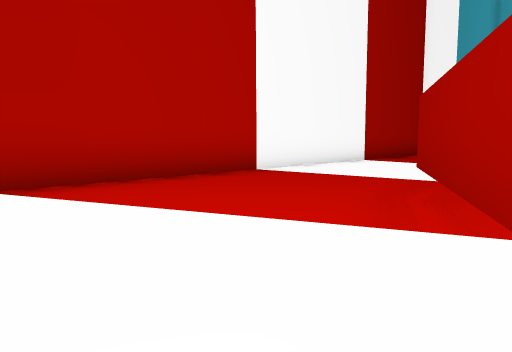
view 1 (above)

20 first-person views from a walk through a 3-D level made in the Unity game engine. The camera is 1.3 m above the floor, tilts 6° down and sees 70° across. The floor is counted in squares, 2 m on a side. Each view is taken from the middle of a square. On the plan, view 1 faces up. The plan holds only what a view shows up to about 11 squares ahead; the rest is blank. Some animated figures are left out.

view 2
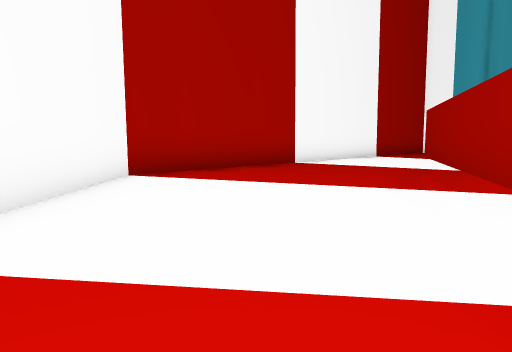

view 3
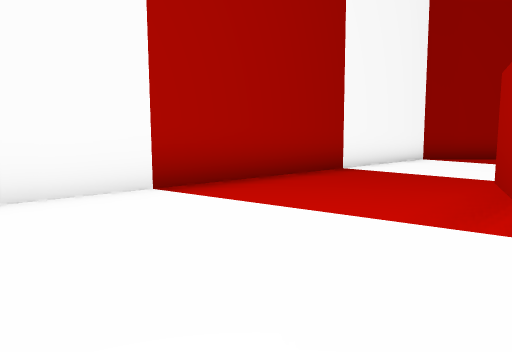

view 4
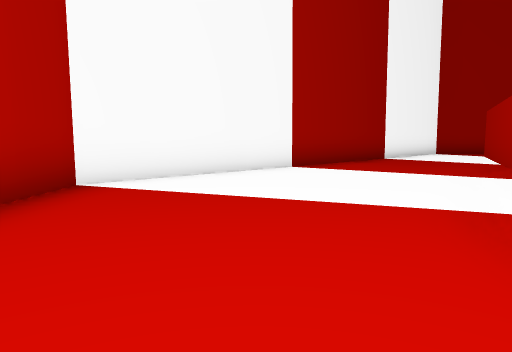

view 5
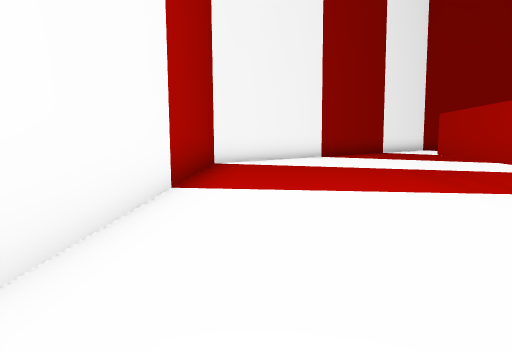

view 6
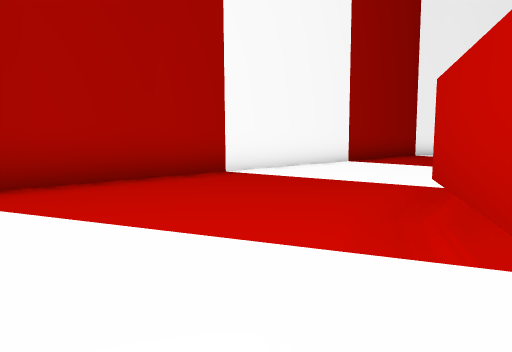

view 7
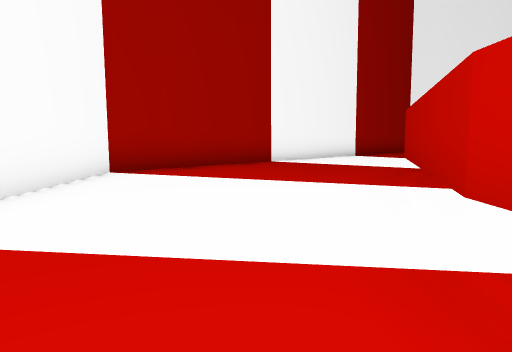

view 8
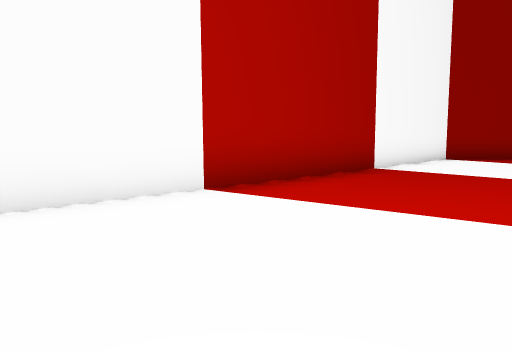

view 9
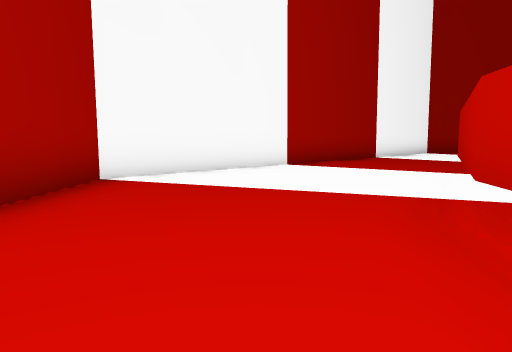

view 10
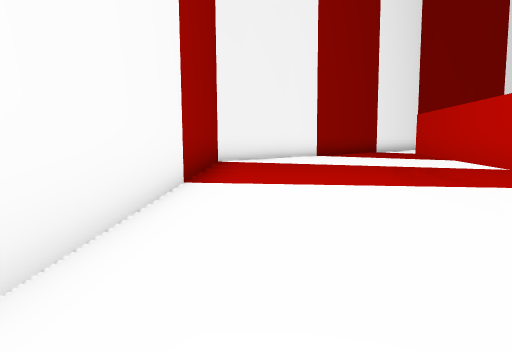

view 11
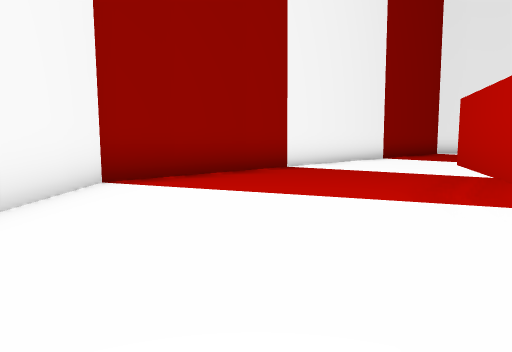

view 12
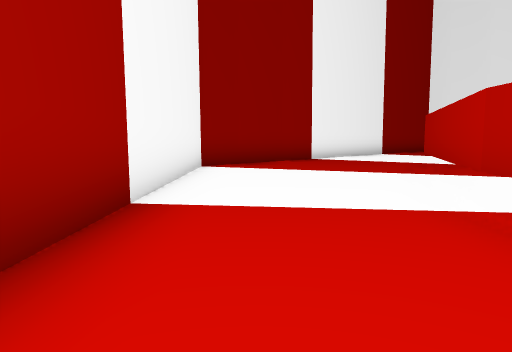

view 13
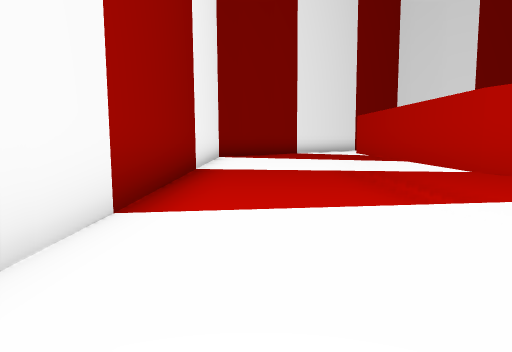

view 14
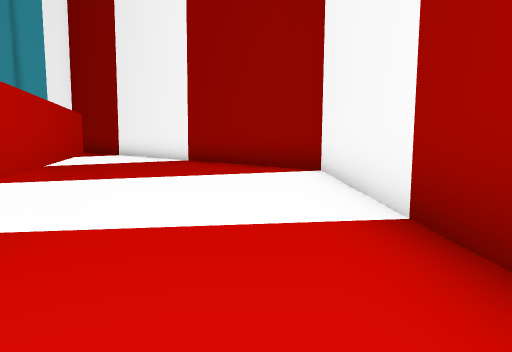

view 15
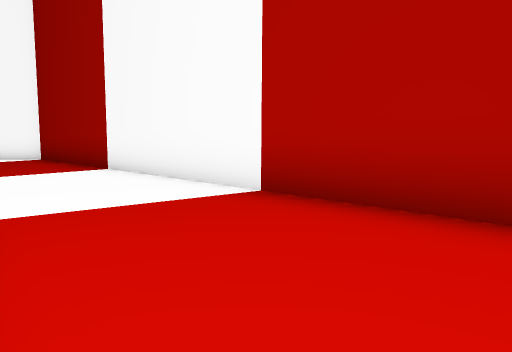

view 16
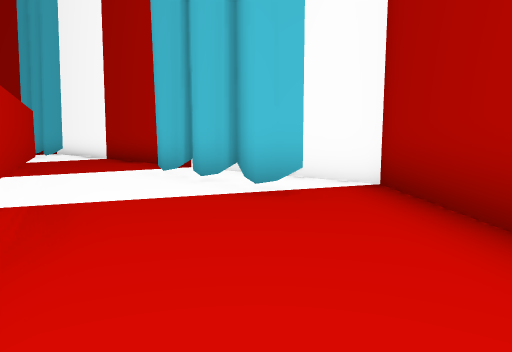

view 17
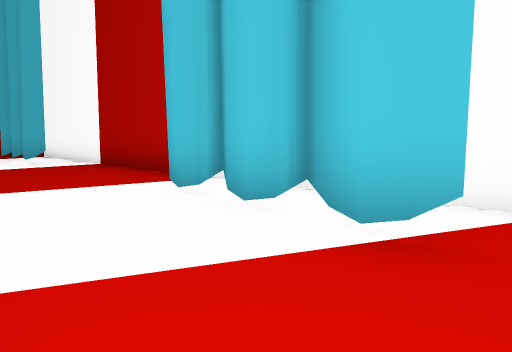

view 18
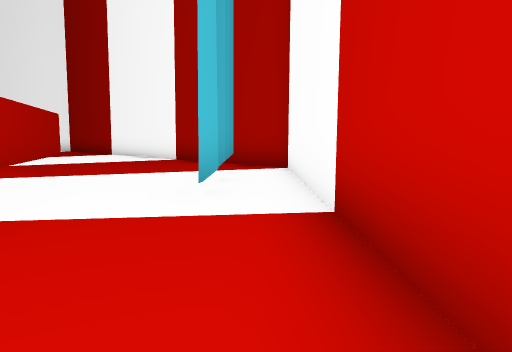

view 19
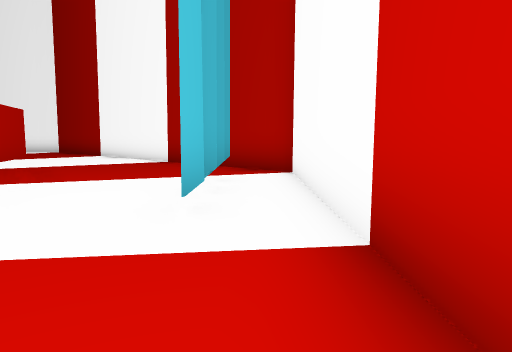

view 20
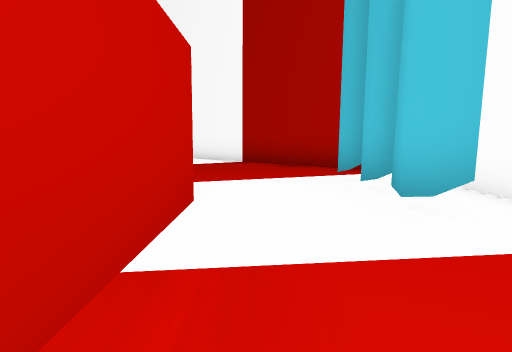

### Floor plan
Key: @ floor where view 1 was taken; # wall or solid block; x gap in a wall; . floor; T thing the floor can be seen under or through.
Columns run from 4 left of view 1 to 30 right of it. Each row starts with its distance up from view 1.
 14          #################
 13         ##..##.......x...##
 12        ##..####.....TTT#..##
 11       ##...................##
 10      ##......####  ####.....##
  9     ##.....###           ....##
  8    ##.....                ....##
  7   ##....                   ....##
  6  ##.....                    ....##
  5 ##.....                      ....##
  4 #.....#                     #.....#
  3 #.....#                     ##....#
  2 #....##                      #....#
  1 #....#                       #....#
  0 ##..@#                       ##...#
 -1 ##...                         #...#
 -2 #....                         #...#
 -3 #....                         #...#
 -4 #....#                       ##...#
 -5 #....#                       #....#
 -6 #....#                       #....#
 -7 #.....                      ##....#
 -8 #.....##                    #.....#
 -9 #......#                     .....#
-10 ##.....#                    .....##
-11  ##.....                   .....##
-12   ##.....               ##.....##
-13    ##......##         ###.....##
-14     ##......####   ####......##
-15      ##........#   #........##
-16       ##...................##
-17        ##.................##
-18         ##...............##
-19          #################

Where each view was taken, in squares from view 1:
view 1: 0 up, 0 right, facing up
view 2: 2 down, 1 left, facing up
view 3: 7 down, 1 right, facing up-left
view 4: 11 down, 2 right, facing up-left
view 5: 15 down, 4 right, facing up-left
view 6: 15 down, 10 right, facing left
view 7: 16 down, 13 right, facing left
view 8: 15 down, 18 right, facing down-left
view 9: 13 down, 22 right, facing down-left
view 10: 11 down, 26 right, facing down-left
view 11: 4 down, 27 right, facing down
view 12: 1 down, 28 right, facing down
view 13: 3 up, 28 right, facing down
view 14: 3 down, 28 right, facing up
view 15: 3 up, 26 right, facing up
view 16: 9 up, 22 right, facing up-left
view 17: 10 up, 20 right, facing up-left
view 18: 13 up, 14 right, facing left
view 19: 13 up, 13 right, facing left
view 20: 11 up, 13 right, facing left
